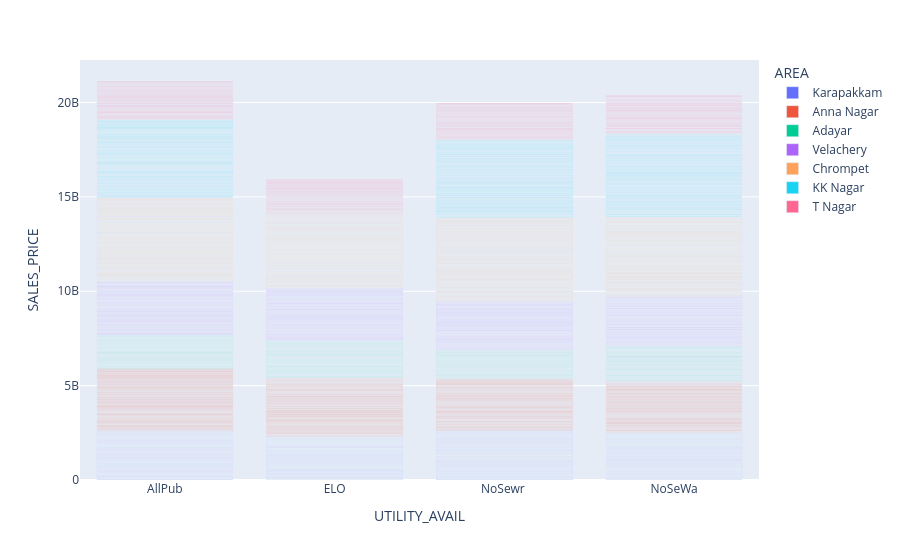

Notebook cell for this chart:
### Code cell
fig = px.bar(df,x='UTILITY_AVAIL',y='SALES_PRICE',color='AREA')
fig.show()

### Figure 1 — Plotly figure (JSON) as saved in the notebook; plotly's stock layout.template omitted (floating-point values rounded to 4 significant figures; data arrays with more than 128 entries replaced by an {"elided": "..."} marker saying what was removed)
{"data": [{"hovertemplate": "AREA=Karapakkam<br>UTILITY_AVAIL=%{x}<br>SALES_PRICE=%{y}<extra></extra>", "legendgroup": "Karapakkam", "marker": {"color": "#636efa", "pattern": {"shape": ""}}, "name": "Karapakkam", "orientation": "v", "showlegend": true, "textposition": "auto", "type": "bar", "x": {"elided": "1366 str values"}, "xaxis": "x", "y": {"elided": "1366 int values"}, "yaxis": "y"}, {"hovertemplate": "AREA=Anna Nagar<br>UTILITY_AVAIL=%{x}<br>SALES_PRICE=%{y}<extra></extra>", "legendgroup": "Anna Nagar", "marker": {"color": "#EF553B", "pattern": {"shape": ""}}, "name": "Anna Nagar", "orientation": "v", "showlegend": true, "textposition": "auto", "type": "bar", "x": {"elided": "785 str values"}, "xaxis": "x", "y": {"elided": "785 int values"}, "yaxis": "y"}, {"hovertemplate": "AREA=Adayar<br>UTILITY_AVAIL=%{x}<br>SALES_PRICE=%{y}<extra></extra>", "legendgroup": "Adayar", "marker": {"color": "#00cc96", "pattern": {"shape": ""}}, "name": "Adayar", "orientation": "v", "showlegend": true, "textposition": "auto", "type": "bar", "x": {"elided": "774 str values"}, "xaxis": "x", "y": {"elided": "774 int values"}, "yaxis": "y"}, {"hovertemplate": "AREA=Velachery<br>UTILITY_AVAIL=%{x}<br>SALES_PRICE=%{y}<extra></extra>", "legendgroup": "Velachery", "marker": {"color": "#ab63fa", "pattern": {"shape": ""}}, "name": "Velachery", "orientation": "v", "showlegend": true, "textposition": "auto", "type": "bar", "x": {"elided": "981 str values"}, "xaxis": "x", "y": {"elided": "981 int values"}, "yaxis": "y"}, {"hovertemplate": "AREA=Chrompet<br>UTILITY_AVAIL=%{x}<br>SALES_PRICE=%{y}<extra></extra>", "legendgroup": "Chrompet", "marker": {"color": "#FFA15A", "pattern": {"shape": ""}}, "name": "Chrompet", "orientation": "v", "showlegend": true, "textposition": "auto", "type": "bar", "x": {"elided": "1699 str values"}, "xaxis": "x", "y": {"elided": "1699 int values"}, "yaxis": "y"}, {"hovertemplate": "AREA=KK Nagar<br>UTILITY_AVAIL=%{x}<br>SALES_PRICE=%{y}<extra></extra>", "legendgroup": "KK Nagar", "marker": {"color": "#19d3f3", "pattern": {"shape": ""}}, "name": "KK Nagar", "orientation": "v", "showlegend": true, "textposition": "auto", "type": "bar", "x": {"elided": "997 str values"}, "xaxis": "x", "y": {"elided": "997 int values"}, "yaxis": "y"}, {"hovertemplate": "AREA=T Nagar<br>UTILITY_AVAIL=%{x}<br>SALES_PRICE=%{y}<extra></extra>", "legendgroup": "T Nagar", "marker": {"color": "#FF6692", "pattern": {"shape": ""}}, "name": "T Nagar", "orientation": "v", "showlegend": true, "textposition": "auto", "type": "bar", "x": {"elided": "501 str values"}, "xaxis": "x", "y": {"elided": "501 int values"}, "yaxis": "y"}], "layout": {"barmode": "relative", "legend": {"title": {"text": "AREA"}, "tracegroupgap": 0}, "margin": {"t": 60}, "xaxis": {"anchor": "y", "domain": [0, 1], "title": {"text": "UTILITY_AVAIL"}}, "yaxis": {"anchor": "x", "domain": [0, 1], "title": {"text": "SALES_PRICE"}}}}
